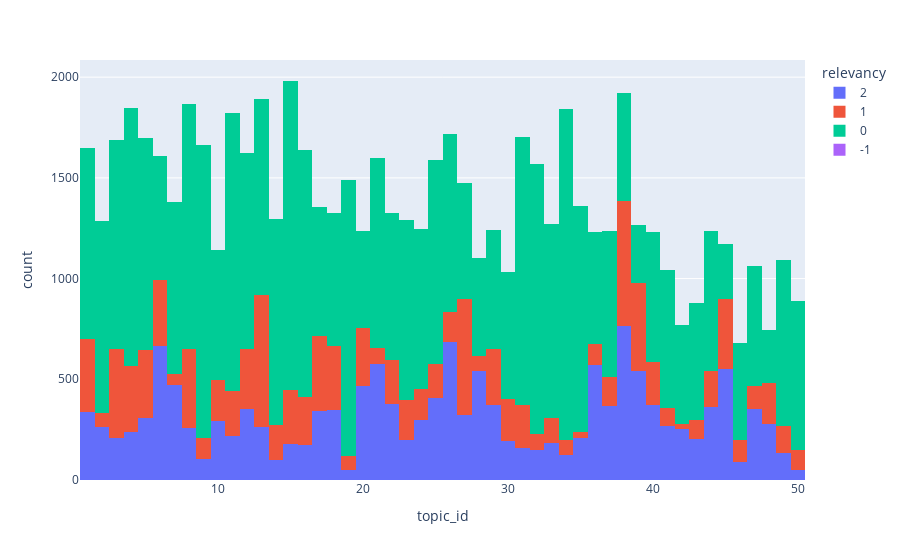

Notebook code cell kept with this figure:
### Code cell
import plotly.express as px

fig = px.histogram(relevance_data, x="topic_id", color = "relevancy")
fig.show()

### Figure 1 — Plotly figure (JSON) as saved in the notebook; plotly's stock layout.template omitted (floating-point values rounded to 4 significant figures; data arrays with more than 128 entries replaced by an {"elided": "..."} marker saying what was removed)
{"data": [{"alignmentgroup": "True", "bingroup": "x", "hovertemplate": "relevancy=2<br>topic_id=%{x}<br>count=%{y}<extra></extra>", "legendgroup": "2", "marker": {"color": "#636efa"}, "name": "2", "offsetgroup": "2", "orientation": "v", "showlegend": true, "type": "histogram", "x": {"elided": "15609 int values"}, "xaxis": "x", "yaxis": "y"}, {"alignmentgroup": "True", "bingroup": "x", "hovertemplate": "relevancy=1<br>topic_id=%{x}<br>count=%{y}<extra></extra>", "legendgroup": "1", "marker": {"color": "#EF553B"}, "name": "1", "offsetgroup": "1", "orientation": "v", "showlegend": true, "type": "histogram", "x": {"elided": "11055 int values"}, "xaxis": "x", "yaxis": "y"}, {"alignmentgroup": "True", "bingroup": "x", "hovertemplate": "relevancy=0<br>topic_id=%{x}<br>count=%{y}<extra></extra>", "legendgroup": "0", "marker": {"color": "#00cc96"}, "name": "0", "offsetgroup": "0", "orientation": "v", "showlegend": true, "type": "histogram", "x": {"elided": "42652 int values"}, "xaxis": "x", "yaxis": "y"}, {"alignmentgroup": "True", "bingroup": "x", "hovertemplate": "relevancy=-1<br>topic_id=%{x}<br>count=%{y}<extra></extra>", "legendgroup": "-1", "marker": {"color": "#ab63fa"}, "name": "-1", "offsetgroup": "-1", "orientation": "v", "showlegend": true, "type": "histogram", "x": [38, 50], "xaxis": "x", "yaxis": "y"}], "layout": {"barmode": "relative", "legend": {"title": {"text": "relevancy"}, "tracegroupgap": 0}, "margin": {"t": 60}, "xaxis": {"anchor": "y", "domain": [0, 1], "title": {"text": "topic_id"}}, "yaxis": {"anchor": "x", "domain": [0, 1], "title": {"text": "count"}}}}
